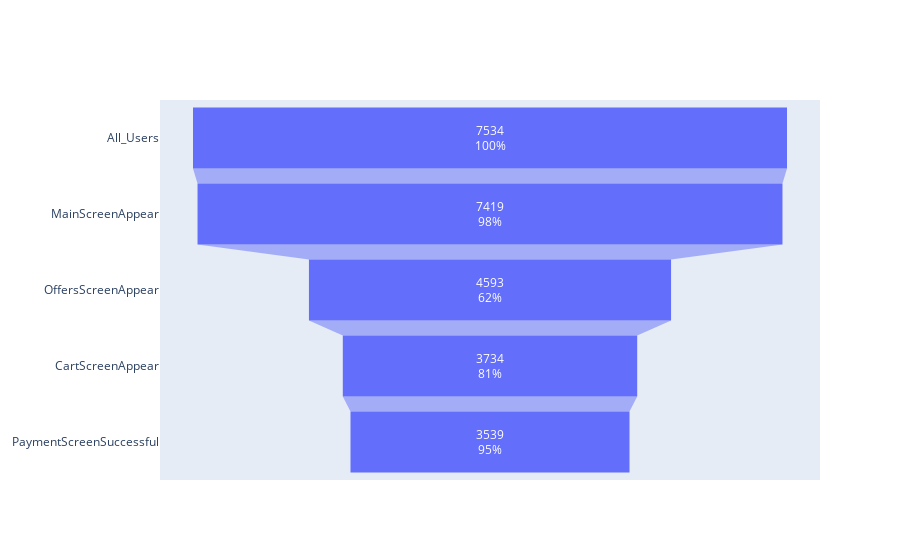

The code cell stored with this chart in its notebook:
### Markdown cell above
Логично предположить, что события происходят в следующем порядке:

1) загрузка главной страницы,  
2) загрузка страницы товара,  
3) загрузка страницы "корзина",  
4) успешная оплата.  

Даже на первом шаге воронки мы не имеем 100% конверсии. Это может говорить о том, что пользователь может проходить сразу на страницу товара, минуя главную. Например, по прямой ссылке на эту страницу. Кроме того, в приложениях часто есть раздел с уже совершённымми заказами, где можно повторить заказ. В таком случае пользователь сразу окажется на странице "корзина".

К странице "руководство пользователя" покупатели обращаются вне зависимости от всех остальных событий. Таким образом, событие 'Tutorial' следует исключить при расчете воронки.  
Построим воронку событий, где посчитаем, какая доля пользователей проходит на следующий шаг воронки (от числа пользователей на предыдущем):

### Code cell
event_logs = event_logs.query('event != "Tutorial"')

fig = go.Figure(
    go.Funnel(
        y=event_logs['event'].unique(),
        x=event_logs['user_id'].unique(),
        textinfo = 'value + percent previous'
    )
)

fig.show()

### Figure 1 — Plotly figure (JSON) as saved in the notebook; plotly's stock layout.template omitted (floating-point values rounded to 4 significant figures)
{"data": [{"textinfo": "value+percent previous", "type": "funnel", "x": [7534, 7419, 4593, 3734, 3539], "y": ["All_Users", "MainScreenAppear", "OffersScreenAppear", "CartScreenAppear", "PaymentScreenSuccessful"]}], "layout": {}}
